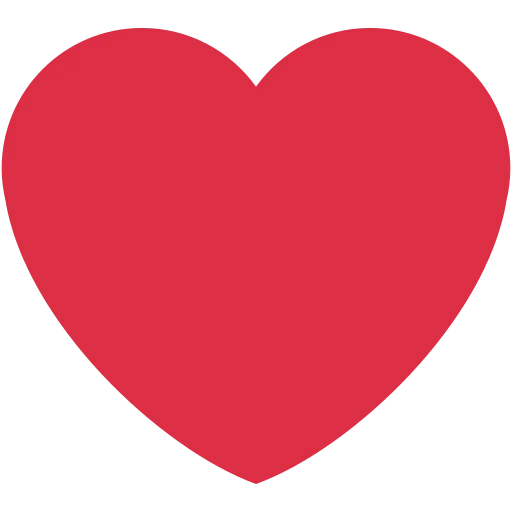
#> input picture assets/heart.png, 512 x 512 px, given in place of 2026-04-08_15-20-09.png, which was not available
$ python picture.py
#> lines starting #> are read from the running program, lines starting #| are printed output that depends on the picture; pictures that were not available may be replaced by others from this repository, and a replacement may not be noted
#> in picture_frame, img is the input picture: PIL image 512x512 RGBA; mean R, G, B, A 146.4, 33, 47.3, 164.3
from PIL import Image, ImageDraw, ImageFont, ImageFilter
from datetime import datetime

def resize_cover(img, target_width, target_height):
#> called with target_width = 800, target_height = 480
    img_ratio = img.width / img.height
#> img_ratio = 1
    target_ratio = target_width / target_height

    if img_ratio > target_ratio:
        # imagem é mais larga → corta lados
        new_height = target_height
        new_width = int(new_height * img_ratio)
    else:
        # imagem é mais alta → corta topo/baixo
        new_width = target_width
        new_height = int(new_width / img_ratio)
#> new_height = 800

    img = img.resize((new_width, new_height), Image.LANCZOS)
#> img: PIL image 800x800 RGBA

    left = (new_width - target_width) // 2
    top = (new_height - target_height) // 2
#> top = 160
    right = left + target_width
    bottom = top + target_height
#> bottom = 640

    return img.crop((left, top, right, bottom))
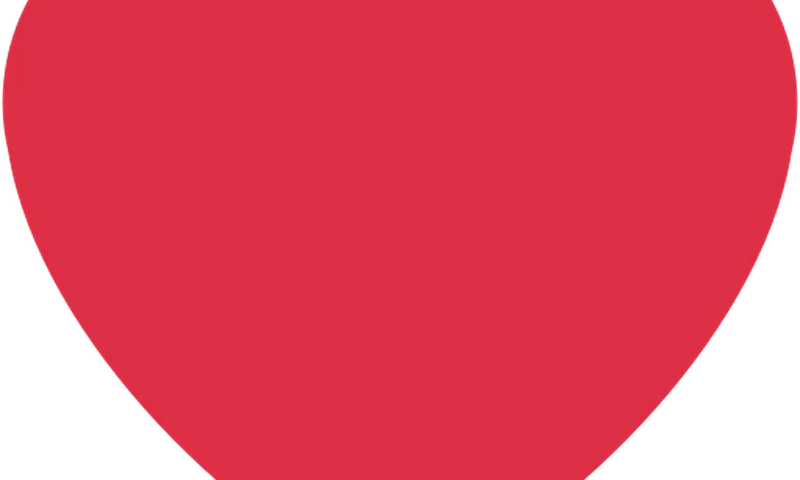
#> returned value: PIL image 800x480 RGBA; mean R, G, B, A 188.3, 40, 58.8, 215.4; transparent parts drawn white


def picture_frame(
    foto_path,
    frase_superior, # max 18 caracteres
    frase_inferior, # max 25 caracteres
    data_inicio="2024-09-21",
    output_path="resultado.png",
    dark_mode=False
):

    img = Image.open(foto_path).convert("RGBA")
    img = resize_cover(img, 800, 480)
    width, height = img.size
#> width = 800; height = 480


    # ===== CORES =====

    white_glass = (255, 255, 255, 255)
    grey_glass = (0, 0, 0, 200)

    white_elements = (255, 255, 255, 255)
    grey_elements = (0, 0, 0, 255)

    vidro = white_glass if not dark_mode else grey_glass
    line_color = grey_elements if not dark_mode else white_elements
    text_color = grey_elements if not dark_mode else white_elements


    # ===== CALCULAR DIAS =====
    data_inicial = datetime.strptime(data_inicio, "%Y-%m-%d")
    dias = (datetime.now() - data_inicial).days

    # ===== OVERLAY =====
    overlay_height = int(height * 0.23)
#> overlay_height = 110
    overlay_top = height - overlay_height
#> overlay_top = 370

    # ===== BLUR DO FUNDO (VIDRO REAL) =====
    regiao = img.crop((0, overlay_top, width, height))
    regiao_blur = regiao.filter(ImageFilter.GaussianBlur(radius=3))
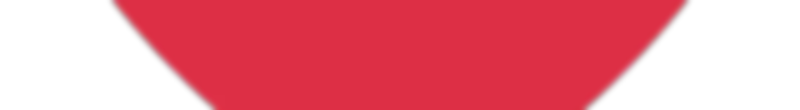
#> regiao_blur: PIL image 800x110 RGBA; mean R, G, B, A 133.9, 28.4, 41.8, 152.4; transparent parts drawn white
    img.paste(regiao_blur, (0, overlay_top))
#> img: PIL image 800x480 RGBA

    # ===== OVERLAY TRANSLÚCIDO =====
    overlay = Image.new("RGBA", (width, height), (0, 0, 0, 0))
#> overlay: PIL image 800x480 RGBA; every value is 0
    draw = ImageDraw.Draw(overlay)

    draw.rectangle(
        [(0, overlay_top), (width, height)],
        fill=vidro
    )

    # ===== LINHAS =====

    line_width = 3
    center_x = width // 2
#> center_x = 400

    # superior
    draw.rectangle(
        [(0, overlay_top), (width, overlay_top + line_width - 1)],
        fill=line_color
    )
    # inferior
    draw.rectangle(
        [(0, height - line_width), (width, height)],
        fill=line_color
    )
    # esquerda
    draw.rectangle(
        [(0, overlay_top), (line_width -1, height)],
        fill=line_color
    )
    # direita
    draw.rectangle(
        [(width - line_width, overlay_top), (width, height)],
        fill=line_color
    )
    # centro
    draw.rectangle(
        [(center_x - line_width // 2, overlay_top),
         (center_x + line_width // 2, height)],
        fill=line_color
    )

    # ===== FONTES =====
    try:
        fonte_msg_grande = ImageFont.truetype(
            "fonts/abril-fatface/abril-fatface-latin-400-normal.ttf",
            int(height * 0.08)
        )
        fonte_msg_pequena = ImageFont.truetype(
            "fonts/Italianno/Italianno-Regular.ttf",
            # "abril-fatface/abril-fatface-latin-400-normal.ttf",
            int(height * 0.1)
            # int(height * 0.048)
        )
        fonte_dias = ImageFont.truetype(
            # "abril-fatface/abril-fatface-latin-400-normal.ttf",
            "fonts/Italianno/Italianno-Regular.ttf",
            int(height * 0.12)
        )
        fonte_numero = ImageFont.truetype(
            "fonts/abril-fatface/abril-fatface-latin-400-normal.ttf",
            int(height * 0.12)
        )
    except:
        fonte_msg_grande = fonte_msg_pequena = fonte_dias = fonte_numero = ImageFont.load_default()


    draw_text = ImageDraw.Draw(overlay)
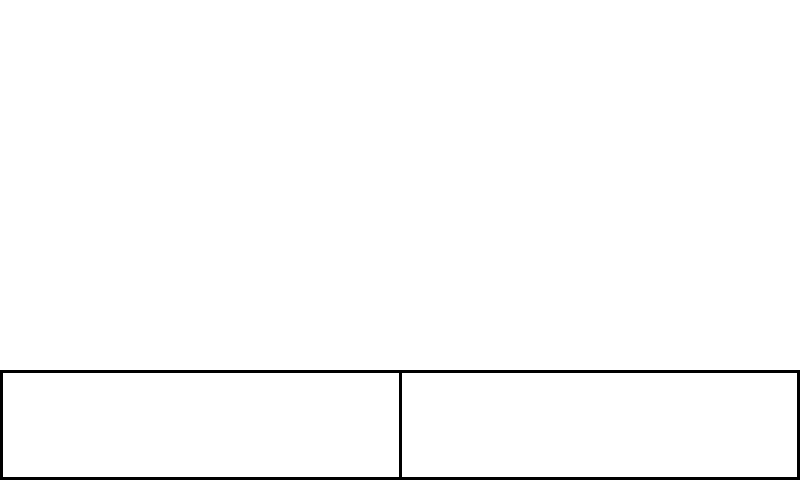
#> overlay: PIL image 800x480 RGBA; mean R, G, B, A 54.6, 54.6, 54.6, 58.4; transparent parts drawn white

    # ===== LADO ESQUERDO =====
    bbox = draw_text.textbbox((0, 0), frase_superior, font=fonte_msg_grande)
#> bbox = (0, 7, 377, 40)
    x = (center_x - (bbox[2] - bbox[0])) // 2
#> x = 11
    y = overlay_top + int(overlay_height * 0.1)
#> y = 381
    draw_text.text((x, y), frase_superior, fill=text_color, font=fonte_msg_grande)

    bbox = draw_text.textbbox((0, 0), frase_inferior, font=fonte_msg_pequena)
#> bbox = (0, 9, 289, 55)
    x = (center_x - (bbox[2] - bbox[0])) // 2
#> x = 55
    y = overlay_top + int(overlay_height * 0.45)
#> y = 419
    draw_text.text((x, y), frase_inferior, fill=text_color, font=fonte_msg_pequena)

    # ===== LADO DIREITO =====
    numero = str(dias)
    bbox = draw_text.textbbox((0, 0), numero, font=fonte_numero)
#> bbox = (0, 10, 109, 54)
    x = center_x + (center_x - (bbox[2] - bbox[0])) // 2
#> x = 545
    y = overlay_top + int(overlay_height * 0.01) - 4
#> y = 367

    draw_text.text((x, y), numero, fill=text_color, font=fonte_numero)

    texto = " dias ao seu lado    "
    bbox = draw_text.textbbox((0, 0), texto, font=fonte_dias)
#> bbox = (0, 10, 554, 54)
    x = center_x + (center_x - (bbox[2] - bbox[0])) // 2
#> x = 323
    y = overlay_top + int(overlay_height * 0.46) - 5
#> y = 415
    draw_text.text((x, y), texto, fill=text_color, font=fonte_dias)
    # [6 lines of commented-out code are left out]

    size = 45
    offset_x = -10
    offset_y = 10


    heart = Image.open("./assets/red-heart.png").convert("RGBA")
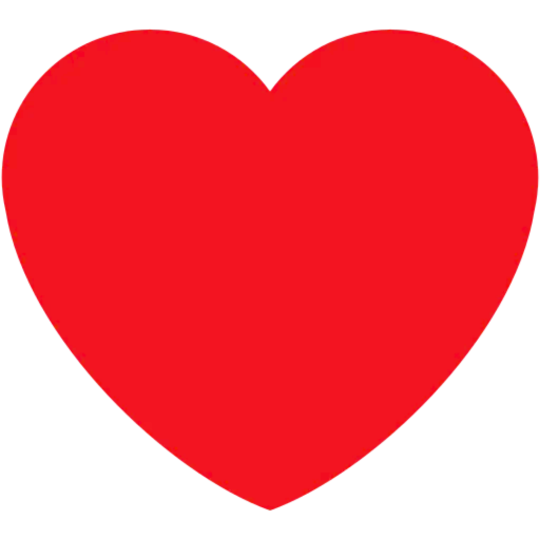
#> input picture assets/red-heart.png, 1080 x 1080 px (shown at 1/2 size)
#> heart is the input picture: PIL image 1080x1080 RGBA; mean R, G, B, A 158.1, 13, 21.4, 164.3

    heart_height = int(height * (size / 1000))
#> heart_height = 21
    heart_ratio = heart.width / heart.height
#> heart_ratio = 1
    heart_width = int(heart_height * heart_ratio)
    heart = heart.resize((heart_width, heart_height), Image.LANCZOS)
#> heart: PIL image 21x21 RGBA

    margin = 60
    heart_x = width - heart_width - margin + offset_x
    heart_y = height - overlay_height + margin + offset_y

    overlay.paste(heart, (heart_x, heart_y), heart)
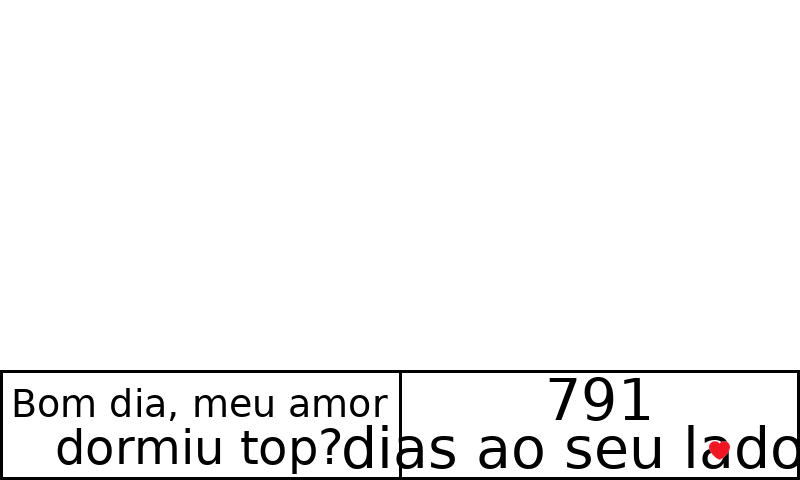
#> overlay: PIL image 800x480 RGBA; mean R, G, B, A 47, 46.8, 46.9, 58.4; transparent parts drawn white


    # ===== COMPOSIÇÃO FINAL =====
    final = Image.alpha_composite(img, overlay)
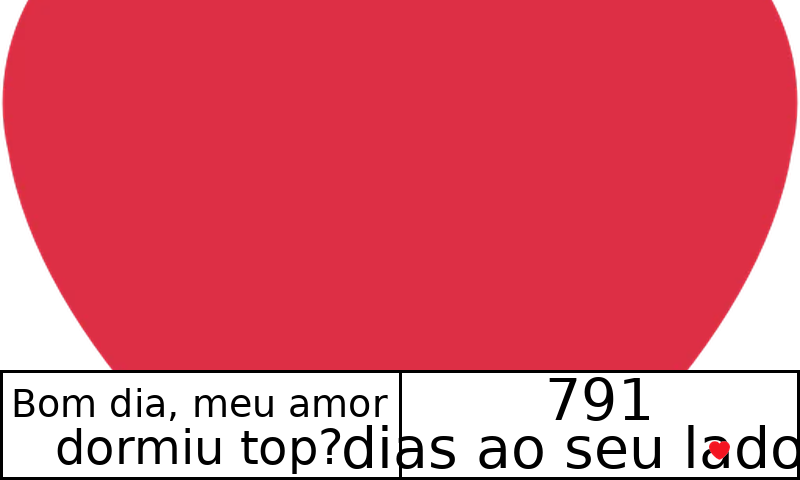
#> final: PIL image 800x480 RGBA; mean R, G, B, A 204.6, 80.3, 96, 238.9; transparent parts drawn white
    final.convert("RGB").save(output_path, "PNG")
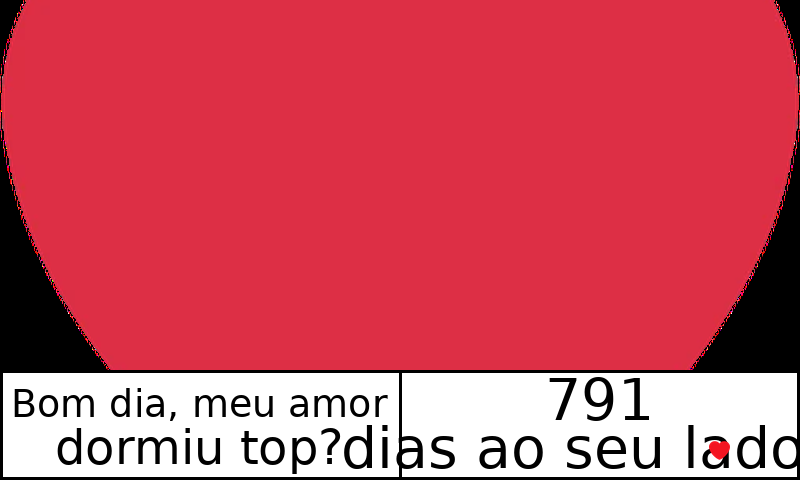
#> saved as resultado.png: PIL image 800x480 RGB; mean R, G, B 204.6, 80.3, 96

    print(f"[OK] Imagem criada: {output_path}")
    print(f"[OK] Dias juntos: {dias}")


# EXEMPLO DE USO:
if __name__ == "__main__":
    # Configurações
    foto = r"C:\Users\OtavioNascimento\Desktop\projeto_pessoal\new\eink_22ca\static\images\2026-04-08_15-20-09.png"  # Substitua pelo caminho da sua foto
    frase_top = "Bom dia, meu amor"
    frase_bottom = "dormiu top?"
    data_inicio = "2024-09-21"  # Data de início do relacionamento (YYYY-MM-DD)

    # Criar a imagem
    picture_frame(
        foto_path=foto,
        frase_superior=frase_top,
        frase_inferior=frase_bottom,
    )
